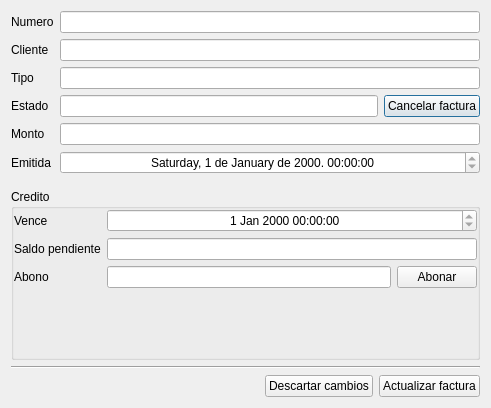
<?xml version="1.0" encoding="UTF-8"?>
<ui version="4.0">
 <class>FacturaForm</class>
 <widget class="QDialog" name="FacturaForm">
  <property name="geometry">
   <rect>
    <x>0</x>
    <y>0</y>
    <width>491</width>
    <height>408</height>
   </rect>
  </property>
  <property name="windowTitle">
   <string>Editar factura</string>
  </property>
  <layout class="QVBoxLayout" name="verticalLayout">
   <item>
    <layout class="QFormLayout" name="formLayout">
     <property name="fieldGrowthPolicy">
      <enum>QFormLayout::AllNonFixedFieldsGrow</enum>
     </property>
     <item row="0" column="0">
      <widget class="QLabel" name="label">
       <property name="text">
        <string>Numero</string>
       </property>
      </widget>
     </item>
     <item row="0" column="1">
      <widget class="QLineEdit" name="lineEditNumero">
       <property name="readOnly">
        <bool>true</bool>
       </property>
      </widget>
     </item>
     <item row="1" column="0">
      <widget class="QLabel" name="label_2">
       <property name="text">
        <string>Cliente</string>
       </property>
      </widget>
     </item>
     <item row="1" column="1">
      <widget class="QLineEdit" name="lineEditCliente">
       <property name="readOnly">
        <bool>true</bool>
       </property>
      </widget>
     </item>
     <item row="2" column="0">
      <widget class="QLabel" name="label_3">
       <property name="text">
        <string>Tipo</string>
       </property>
      </widget>
     </item>
     <item row="2" column="1">
      <widget class="QLineEdit" name="lineEditTipo">
       <property name="readOnly">
        <bool>true</bool>
       </property>
      </widget>
     </item>
     <item row="4" column="0">
      <widget class="QLabel" name="label_5">
       <property name="text">
        <string>Monto</string>
       </property>
      </widget>
     </item>
     <item row="4" column="1">
      <widget class="QLineEdit" name="lineEditMonto">
       <property name="readOnly">
        <bool>true</bool>
       </property>
      </widget>
     </item>
     <item row="3" column="0">
      <widget class="QLabel" name="label_6">
       <property name="text">
        <string>Estado</string>
       </property>
      </widget>
     </item>
     <item row="5" column="0">
      <widget class="QLabel" name="label_4">
       <property name="text">
        <string>Emitida</string>
       </property>
      </widget>
     </item>
     <item row="5" column="1">
      <widget class="QDateTimeEdit" name="dateTimeEditFechaEmision">
       <property name="enabled">
        <bool>true</bool>
       </property>
       <property name="alignment">
        <set>Qt::AlignCenter</set>
       </property>
       <property name="readOnly">
        <bool>true</bool>
       </property>
       <property name="displayFormat">
        <string>dddd, d 'de' MMMM 'de' yyyy. hh:mm:ss</string>
       </property>
      </widget>
     </item>
     <item row="3" column="1">
      <layout class="QHBoxLayout" name="horizontalLayout_3">
       <item>
        <widget class="QLineEdit" name="lineEditEstado"/>
       </item>
       <item>
        <widget class="QPushButton" name="pushButtonCancelar">
         <property name="text">
          <string>Cancelar factura</string>
         </property>
        </widget>
       </item>
      </layout>
     </item>
    </layout>
   </item>
   <item>
    <widget class="QGroupBox" name="groupBoxCredito">
     <property name="title">
      <string>Credito</string>
     </property>
     <layout class="QVBoxLayout" name="verticalLayout_2">
      <property name="spacing">
       <number>0</number>
      </property>
      <property name="leftMargin">
       <number>0</number>
      </property>
      <property name="topMargin">
       <number>0</number>
      </property>
      <property name="rightMargin">
       <number>0</number>
      </property>
      <property name="bottomMargin">
       <number>0</number>
      </property>
      <item>
       <layout class="QFormLayout" name="formLayout_2">
        <property name="horizontalSpacing">
         <number>6</number>
        </property>
        <property name="verticalSpacing">
         <number>6</number>
        </property>
        <item row="0" column="0">
         <widget class="QLabel" name="labelVence">
          <property name="text">
           <string>Vence</string>
          </property>
         </widget>
        </item>
        <item row="1" column="0">
         <widget class="QLabel" name="label_7">
          <property name="text">
           <string>Saldo pendiente</string>
          </property>
         </widget>
        </item>
        <item row="1" column="1">
         <widget class="QLineEdit" name="lineEditSaldoPendiente">
          <property name="readOnly">
           <bool>true</bool>
          </property>
         </widget>
        </item>
        <item row="2" column="0">
         <widget class="QLabel" name="label_8">
          <property name="text">
           <string>Abono</string>
          </property>
         </widget>
        </item>
        <item row="2" column="1">
         <layout class="QHBoxLayout" name="horizontalLayout_2">
          <item>
           <widget class="QLineEdit" name="lineEditAbono"/>
          </item>
          <item>
           <widget class="QPushButton" name="pushButtonAbonar">
            <property name="text">
             <string>Abonar</string>
            </property>
           </widget>
          </item>
         </layout>
        </item>
        <item row="0" column="1">
         <widget class="QDateTimeEdit" name="dateTimeEditFechaVencimiento">
          <property name="enabled">
           <bool>true</bool>
          </property>
          <property name="alignment">
           <set>Qt::AlignCenter</set>
          </property>
          <property name="readOnly">
           <bool>true</bool>
          </property>
         </widget>
        </item>
       </layout>
      </item>
     </layout>
    </widget>
   </item>
   <item>
    <widget class="Line" name="line">
     <property name="orientation">
      <enum>Qt::Horizontal</enum>
     </property>
    </widget>
   </item>
   <item>
    <layout class="QHBoxLayout" name="horizontalLayout">
     <item>
      <spacer name="horizontalSpacer">
       <property name="orientation">
        <enum>Qt::Horizontal</enum>
       </property>
       <property name="sizeHint" stdset="0">
        <size>
         <width>40</width>
         <height>20</height>
        </size>
       </property>
      </spacer>
     </item>
     <item>
      <widget class="QPushButton" name="pushButtonDescartar">
       <property name="text">
        <string>Descartar cambios</string>
       </property>
      </widget>
     </item>
     <item>
      <widget class="QPushButton" name="pushButtonAceptar">
       <property name="text">
        <string>Actualizar factura</string>
       </property>
      </widget>
     </item>
    </layout>
   </item>
  </layout>
 </widget>
 <resources/>
 <connections/>
</ui>
